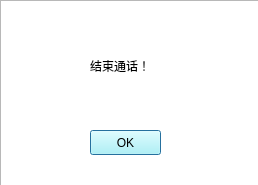
<?xml version="1.0" encoding="UTF-8"?>
<ui version="4.0">
 <class>yuyin2</class>
 <widget class="QDialog" name="yuyin2">
  <property name="geometry">
   <rect>
    <x>0</x>
    <y>0</y>
    <width>258</width>
    <height>185</height>
   </rect>
  </property>
  <property name="windowTitle">
   <string>Dialog</string>
  </property>
  <widget class="QLabel" name="label">
   <property name="geometry">
    <rect>
     <x>90</x>
     <y>50</y>
     <width>91</width>
     <height>31</height>
    </rect>
   </property>
   <property name="styleSheet">
    <string notr="true">font: 14pt &quot;Ubuntu&quot;;</string>
   </property>
   <property name="text">
    <string>结束通话！</string>
   </property>
  </widget>
  <widget class="QPushButton" name="OKbtn2">
   <property name="geometry">
    <rect>
     <x>90</x>
     <y>130</y>
     <width>71</width>
     <height>25</height>
    </rect>
   </property>
   <property name="styleSheet">
    <string notr="true">QPushButton:hover{color:rgb(255, 0, 0);
background-color: rgb(170, 255, 0);
}
QPushButton{background-color:rgb(170, 255, 255);
font: 14pt &quot;Ubuntu&quot;;}</string>
   </property>
   <property name="text">
    <string>OK</string>
   </property>
  </widget>
  <widget class="QListWidget" name="listWidget">
   <property name="geometry">
    <rect>
     <x>0</x>
     <y>0</y>
     <width>261</width>
     <height>192</height>
    </rect>
   </property>
   <property name="styleSheet">
    <string notr="true">border-image: url(:/bit5.jpeg);</string>
   </property>
  </widget>
  <zorder>listWidget</zorder>
  <zorder>label</zorder>
  <zorder>OKbtn2</zorder>
 </widget>
 <resources/>
 <connections>
  <connection>
   <sender>OKbtn2</sender>
   <signal>clicked()</signal>
   <receiver>yuyin2</receiver>
   <slot>close()</slot>
   <hints>
    <hint type="sourcelabel">
     <x>140</x>
     <y>92</y>
    </hint>
    <hint type="destinationlabel">
     <x>109</x>
     <y>71</y>
    </hint>
   </hints>
  </connection>
 </connections>
</ui>
